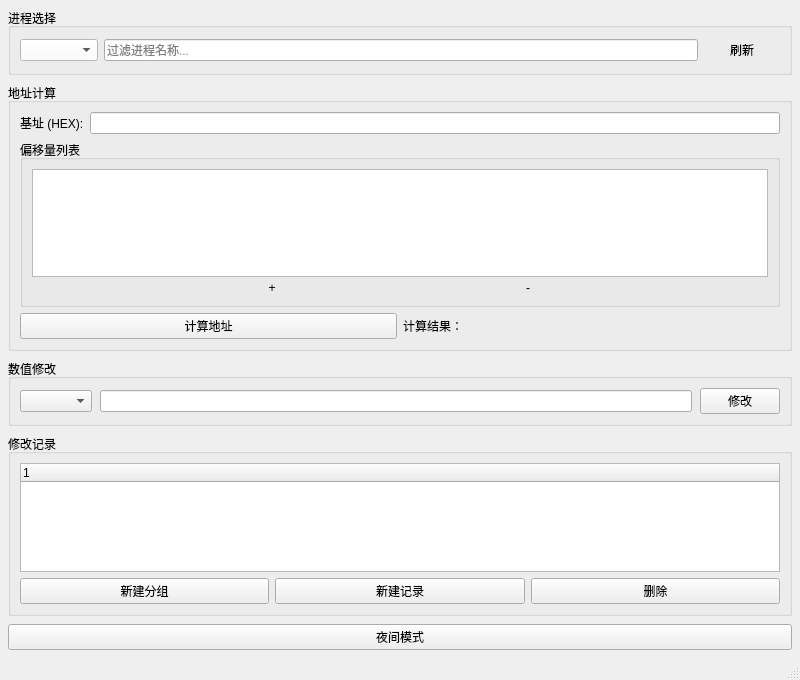
<?xml version="1.0" encoding="UTF-8"?>
<ui version="4.0">
  <class>MainWindow</class>
  <widget class="QMainWindow" name="MainWindow">
    <property name="geometry">
      <rect>
        <x>0</x>
        <y>0</y>
        <width>800</width>
        <height>680</height>
      </rect>
    </property>
    <property name="windowTitle">
      <string>游戏内存修改器</string>
    </property>
    <widget class="QWidget" name="centralwidget">
      <layout class="QVBoxLayout" name="verticalLayout_2">
        <property name="spacing">
          <number>8</number>
        </property>
        <property name="margin">
          <number>8</number>
        </property>
        <item>
          <widget class="QGroupBox" name="groupBox">
            <property name="title">
              <string>进程选择</string>
            </property>
            <layout class="QHBoxLayout" name="horizontalLayout">
              <property name="spacing">
                <number>6</number>
              </property>
              <item>
                <widget class="QComboBox" name="comboProcess">
                  <property name="minimumHeight">
                    <number>28</number>
                  </property>
                  <property name="styleSheet">
                    <string notr="true">QComboBox { 
                      padding: 2px 8px;
                      background: palette(base);
                    }</string>
                  </property>
                </widget>
              </item>
              <item>
                <widget class="QLineEdit" name="editFilter">
                  <property name="minimumHeight">
                    <number>28</number>
                  </property>
                  <property name="placeholderText">
                    <string>过滤进程名称...</string>
                  </property>
                </widget>
              </item>
              <item>
                <widget class="QPushButton" name="btnRefresh">
                  <property name="text">
                    <string>刷新</string>
                  </property>
                  <property name="styleSheet">
                    <string notr="true">QPushButton { 
                      padding: 4px 8px;
                      min-width: 60px;
                      border-radius: 3px;
                    }</string>
                  </property>
                </widget>
              </item>
            </layout>
          </widget>
        </item>
        <item>
          <widget class="QGroupBox" name="groupBox_2">
            <property name="title">
              <string>地址计算</string>
            </property>
            <layout class="QVBoxLayout" name="verticalLayout_3">
              <property name="spacing">
                <number>6</number>
              </property>
              <item>
                <layout class="QHBoxLayout" name="horizontalLayout_2">
                  <property name="spacing">
                    <number>6</number>
                  </property>
                  <item>
                    <widget class="QLabel">
                      <property name="text">
                        <string>基址 (HEX):</string>
                      </property>
                    </widget>
                  </item>
                  <item>
                    <widget class="QLineEdit" name="editBase">
                      <property name="minimumHeight">
                        <number>28</number>
                      </property>
                    </widget>
                  </item>
                </layout>
              </item>
              <item>
                <widget class="QGroupBox">
                  <property name="title">
                    <string>偏移量列表</string>
                  </property>
                  <layout class="QVBoxLayout">
                    <property name="spacing">
                      <number>4</number>
                    </property>
                    <item>
                      <widget class="QListWidget" name="listOffsets">
                        <property name="maximumHeight">
                          <number>160</number>
                        </property>
                        <property name="styleSheet">
                          <string notr="true">
                            QListWidget::item { 
                              height: 24px;
                              padding: 2px 4px;
                              border-bottom: 1px solid palette(mid);
                            }
                            QListWidget::item:selected { 
                              background: palette(highlight);
                              color: palette(highlighted-text);
                              border: 1px solid palette(highlight);
                            }
                          </string>
                        </property>
                      </widget>
                    </item>
                    <item>
                      <layout class="QHBoxLayout">
                        <item>
                          <widget class="QPushButton" name="btnAddOffset">
                            <property name="toolTip">
                              <string>添加偏移量</string>
                            </property>
                            <property name="text">
                              <string>+</string>
                            </property>
                            <property name="styleSheet">
                              <string notr="true">QPushButton { 
                                padding: 0px;
                                min-width: 24px;
                                max-width: 24px;
                                border-radius: 12px;
                              }</string>
                            </property>
                          </widget>
                        </item>
                        <item>
                          <widget class="QPushButton" name="btnRemoveOffset">
                            <property name="toolTip">
                              <string>删除选中偏移量</string>
                            </property>
                            <property name="text">
                              <string>-</string>
                            </property>
                            <property name="styleSheet">
                              <string notr="true">QPushButton { 
                                padding: 0px;
                                min-width: 24px;
                                max-width: 24px;
                                border-radius: 12px;
                              }</string>
                            </property>
                          </widget>
                        </item>
                      </layout>
                    </item>
                  </layout>
                </widget>
              </item>
              <item>
                <layout class="QHBoxLayout" name="horizontalLayout_4">
                  <item>
                    <widget class="QPushButton" name="btnCalculate">
                      <property name="text">
                        <string>计算地址</string>
                      </property>
                    </widget>
                  </item>
                  <item>
                    <widget class="QLabel" name="labelAddress">
                      <property name="text">
                        <string>计算结果：</string>
                      </property>
                    </widget>
                  </item>
                </layout>
              </item>
            </layout>
          </widget>
        </item>
        <item>
          <widget class="QGroupBox" name="groupBox_3">
            <property name="title">
              <string>数值修改</string>
            </property>
            <layout class="QHBoxLayout" name="horizontalLayout_5">
              <property name="spacing">
                <number>8</number>
              </property>
              <item>
                <widget class="QComboBox" name="comboBoxType">
                  <property name="minimumHeight">
                    <number>28</number>
                  </property>
                </widget>
              </item>
              <item>
                <widget class="QLineEdit" name="editValue">
                  <property name="minimumHeight">
                    <number>28</number>
                  </property>
                </widget>
              </item>
              <item>
                <widget class="QPushButton" name="btnModify">
                  <property name="text">
                    <string>修改</string>
                  </property>
                </widget>
              </item>
            </layout>
          </widget>
        </item>
        <item>
          <widget class="QGroupBox" name="groupBox_4">
            <property name="title">
              <string>修改记录</string>
            </property>
            <layout class="QVBoxLayout" name="verticalLayout">
              <property name="spacing">
                <number>6</number>
              </property>
              <item>
                <widget class="QTreeWidget" name="treeWidgetRecords">
                  <property name="maximumHeight">
                    <number>240</number>
                  </property>
                  <property name="styleSheet">
                    <string notr="true">
                      QTreeWidget::item { 
                        height: 28px;
                        padding: 2px;
                      }
                      QTreeWidget::item:hover { 
                        background: palette(alternate-base); 
                      }
                      QTreeWidget::item:selected { 
                        border: 1px solid palette(highlight);
                      }
                    </string>
                  </property>
                </widget>
              </item>
              <item>
                <layout class="QHBoxLayout" name="horizontalLayout_6">
                  <property name="spacing">
                    <number>6</number>
                  </property>
                  <item>
                    <widget class="QPushButton" name="btnAddGroup">
                      <property name="text">
                        <string>新建分组</string>
                      </property>
                    </widget>
                  </item>
                  <item>
                    <widget class="QPushButton" name="btnAddRecord">
                      <property name="text">
                        <string>新建记录</string>
                      </property>
                    </widget>
                  </item>
                  <item>
                    <widget class="QPushButton" name="btnDelete">
                      <property name="text">
                        <string>删除</string>
                      </property>
                    </widget>
                  </item>
                </layout>
              </item>
            </layout>
          </widget>
        </item>
        <item>
          <widget class="QPushButton" name="btnTheme">
            <property name="text">
              <string>夜间模式</string>
            </property>
            <property name="checkable">
              <bool>true</bool>
            </property>
          </widget>
        </item>
      </layout>
    </widget>
    <widget class="QMenuBar" name="menubar">
      <property name="geometry">
        <rect>
          <x>0</x>
          <y>0</y>
          <width>800</width>
          <height>24</height>
        </rect>
      </property>
    </widget>
    <widget class="QStatusBar" name="statusbar"/>
  </widget>
  <resources/>
  <connections/>
</ui>
